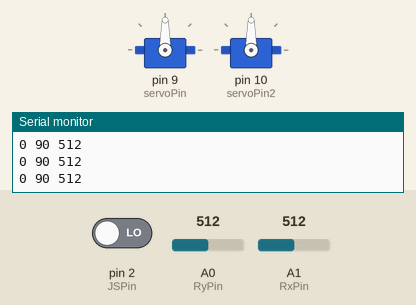
Simulated run of this sketch. Board: Arduino Uno, built with avr-gcc and run on an emulated ATmega328P. On the bench: 2 × servo, the last lines printed to the serial monitor. Inputs (shaded band) come from the test bench; at power-on: A0 (RyPin) = 512, pin 2 (JSPin) LOW, A1 (RxPin) = 512.

Above: at 1.2 s.
1.3 s: A0 (RyPin) set to 557
At 2.1 s:
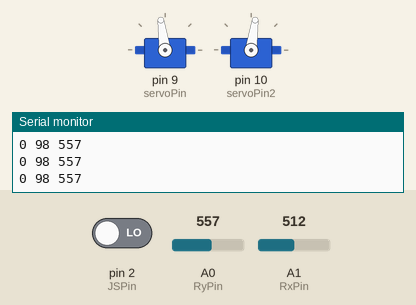
2.8 s: A0 (RyPin) set to 585
At 3.2 s:
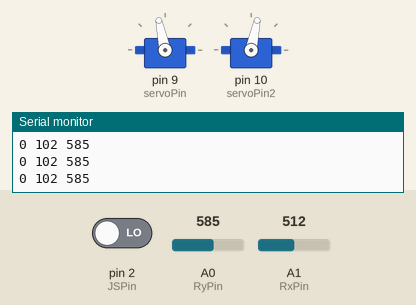
4.3 s: A0 (RyPin) set to 716
At 4.7 s:
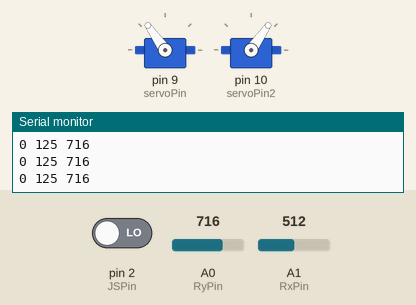
5.8 s: A0 (RyPin) set to 990
At 7.0 s:
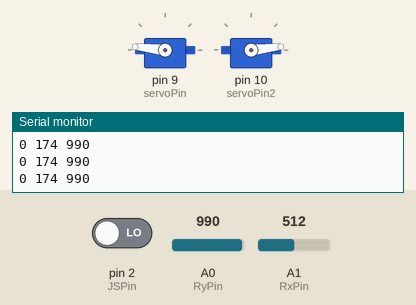
7.3 s: A0 (RyPin) set to 1018
At 8.1 s:
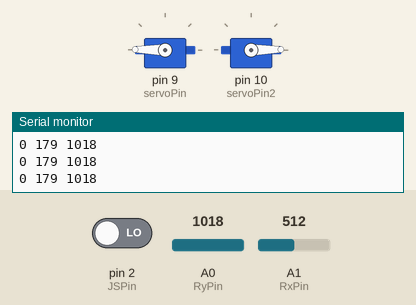
10.3 s: A0 (RyPin) set to 1023
At 11.4 s:
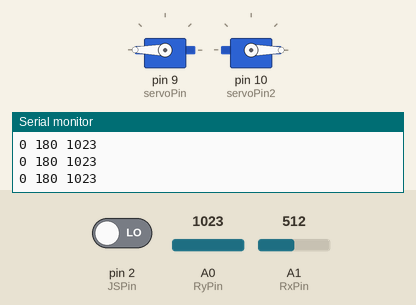
Timing chart, 0 to 12.8 s (numbered marks = the images above; inputs shaded):
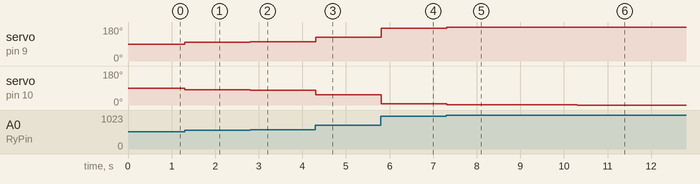

The sketch:

ServoMotorTest.ino
```cpp
#include <Servo.h>

Servo servo;
Servo servo2;

int servoPin = 9;
int servoPin2 = 10;
int angle = 0;
int JSPin = 2;
int RyPin = A0;
int RxPin = A1;
int button;
int baseangle = 0;
int anlgval1;
int anlgval2;

void setup() {
  // put your setup code here, to run once:
  Serial.begin(9600);
  Serial.println("Ready");
  pinMode(JSPin,INPUT);
  pinMode(RyPin,INPUT);
  pinMode(RxPin,INPUT);
  servo.attach(servoPin); //analog pin 0
  servo2.attach(servoPin2);
  servo.write(90);
  servo2.write(90);
}

void loop() {
  // put your main code here, to run repeatedly:

  //servo.write(0);
  /*
  delay(1000);

  for(angle = 0; angle < 180; angle += 1)    // command to move from 0 degrees to 180 degrees
  {
    servo.write(angle);                 //command to rotate the servo to the specified angle
    delay(15);
  }

  delay(1000);

  for(angle = 180; angle>=1; angle-=1)     // command to move from 180 degrees to 0 degrees
  {
    servo.write(angle);              //command to rotate the servo to the specified angle
    delay(5);
  }

    delay(1000);
    */
    anlgval1 = analogRead(RyPin);
    anlgval2 = analogRead(RxPin);
    baseangle = map(anlgval1,0,1023,0,180);
    int deltatheta = baseangle-90;
    int theta2 = 90-deltatheta;
    servo.write(baseangle);
    servo2.write(theta2);
    button = digitalRead(JSPin);
  //end control the servo's speed
  Serial.print(button);
  Serial.print(" ");
  Serial.print(baseangle);
  Serial.print(" ");
  Serial.println(anlgval1);


}
```

Measured:
- after the input at 1.3 s, servo on pin 9 (servoPin): 90° → 98° at once; servo on pin 10 (servoPin2): 90° → 82° at once
- after the input at 2.8 s, servo on pin 9 (servoPin): 98° → 102° at once; servo on pin 10 (servoPin2): 82° → 78° at once
- after the input at 4.3 s, servo on pin 9 (servoPin): 102° → 125° at once; servo on pin 10 (servoPin2): 78° → 55° at once
- after the input at 5.8 s, servo on pin 9 (servoPin): 125° → 174° at once; servo on pin 10 (servoPin2): 55° → 6° at once
- after the input at 7.3 s, servo on pin 9 (servoPin): 174° → 179° at once; servo on pin 10 (servoPin2): 6° → 1° at once
- after the input at 10.3 s, servo on pin 9 (servoPin): 179° → 180° at once; servo on pin 10 (servoPin2): 1° → 0° at once
